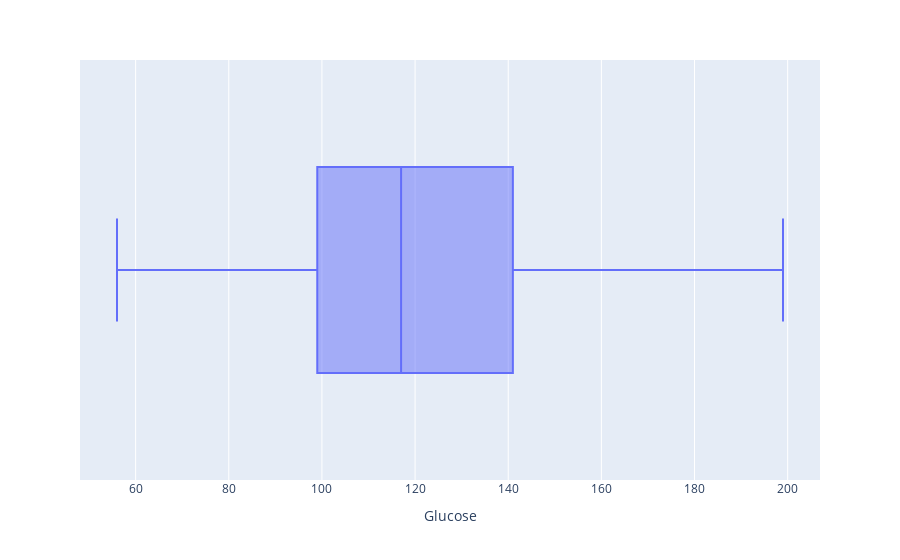

Notebook code cell kept with this figure:
### Code cell
px.box(data_frame=df,x="Glucose")

### Figure 1 — Plotly figure (JSON) as saved in the notebook; plotly's stock layout.template omitted (floating-point values rounded to 4 significant figures; data arrays with more than 128 entries replaced by an {"elided": "..."} marker saying what was removed)
{"data": [{"alignmentgroup": "True", "hovertemplate": "Glucose=%{x}<extra></extra>", "legendgroup": "", "marker": {"color": "#636efa"}, "name": "", "notched": false, "offsetgroup": "", "orientation": "h", "showlegend": false, "type": "box", "x": {"elided": "758 int values"}, "x0": " ", "xaxis": "x", "y0": " ", "yaxis": "y"}], "layout": {"boxmode": "group", "legend": {"tracegroupgap": 0}, "margin": {"t": 60}, "xaxis": {"anchor": "y", "domain": [0, 1], "title": {"text": "Glucose"}}, "yaxis": {"anchor": "x", "domain": [0, 1]}}}
